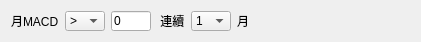
       <widget class="QWidget" name="widget_18" native="true">
        <property name="geometry">
         <rect>
          <x>0</x>
          <y>410</y>
          <width>421</width>
          <height>40</height>
         </rect>
        </property>
        <layout class="QHBoxLayout" name="horizontalLayout_129">
         <item>
          <layout class="QHBoxLayout" name="horizontalLayout_28">
           <item>
            <widget class="QLabel" name="label_74">
             <property name="text">
              <string>月MACD</string>
             </property>
            </widget>
           </item>
           <item>
            <widget class="QComboBox" name="comboBox_24">
             <property name="sizePolicy">
              <sizepolicy hsizetype="Preferred" vsizetype="Fixed">
               <horstretch>0</horstretch>
               <verstretch>0</verstretch>
              </sizepolicy>
             </property>
             <property name="minimumSize">
              <size>
               <width>40</width>
               <height>20</height>
              </size>
             </property>
             <property name="maximumSize">
              <size>
               <width>40</width>
               <height>20</height>
              </size>
             </property>
             <item>
              <property name="text">
               <string>&gt;</string>
              </property>
             </item>
             <item>
              <property name="text">
               <string>&gt;=</string>
              </property>
             </item>
             <item>
              <property name="text">
               <string>&lt;</string>
              </property>
             </item>
             <item>
              <property name="text">
               <string>&lt;=</string>
              </property>
             </item>
             <item>
              <property name="text">
               <string>&lt;&gt;</string>
              </property>
             </item>
             <item>
              <property name="text">
               <string>=</string>
              </property>
             </item>
            </widget>
           </item>
           <item>
            <widget class="QLineEdit" name="lineEdit_8">
             <property name="minimumSize">
              <size>
               <width>40</width>
               <height>20</height>
              </size>
             </property>
             <property name="maximumSize">
              <size>
               <width>40</width>
               <height>20</height>
              </size>
             </property>
             <property name="text">
              <string>0</string>
             </property>
            </widget>
           </item>
           <item>
            <widget class="QLabel" name="label_7">
             <property name="text">
              <string> 連續</string>
             </property>
            </widget>
           </item>
           <item>
            <widget class="QComboBox" name="comboBox_25">
             <property name="sizePolicy">
              <sizepolicy hsizetype="Preferred" vsizetype="Fixed">
               <horstretch>0</horstretch>
               <verstretch>0</verstretch>
              </sizepolicy>
             </property>
             <property name="minimumSize">
              <size>
               <width>40</width>
               <height>20</height>
              </size>
             </property>
             <property name="maximumSize">
              <size>
               <width>40</width>
               <height>20</height>
              </size>
             </property>
             <item>
              <property name="text">
               <string>1</string>
              </property>
             </item>
             <item>
              <property name="text">
               <string>2</string>
              </property>
             </item>
             <item>
              <property name="text">
               <string>3</string>
              </property>
             </item>
             <item>
              <property name="text">
               <string>4</string>
              </property>
             </item>
             <item>
              <property name="text">
               <string>5</string>
              </property>
             </item>
             <item>
              <property name="text">
               <string>6</string>
              </property>
             </item>
             <item>
              <property name="text">
               <string>7</string>
              </property>
             </item>
             <item>
              <property name="text">
               <string>8</string>
              </property>
             </item>
             <item>
              <property name="text">
               <string>9</string>
              </property>
             </item>
             <item>
              <property name="text">
               <string>10</string>
              </property>
             </item>
            </widget>
           </item>
           <item>
            <widget class="QLabel" name="label_38">
             <property name="minimumSize">
              <size>
               <width>40</width>
               <height>20</height>
              </size>
             </property>
             <property name="maximumSize">
              <size>
               <width>40</width>
               <height>20</height>
              </size>
             </property>
             <property name="text">
              <string>月</string>
             </property>
            </widget>
           </item>
          </layout>
         </item>
         <item>
          <spacer name="horizontalSpacer_16">
           <property name="orientation">
            <enum>Qt::Horizontal</enum>
           </property>
           <property name="sizeHint" stdset="0">
            <size>
             <width>40</width>
             <height>20</height>
            </size>
           </property>
          </spacer>
         </item>
        </layout>
       </widget>
